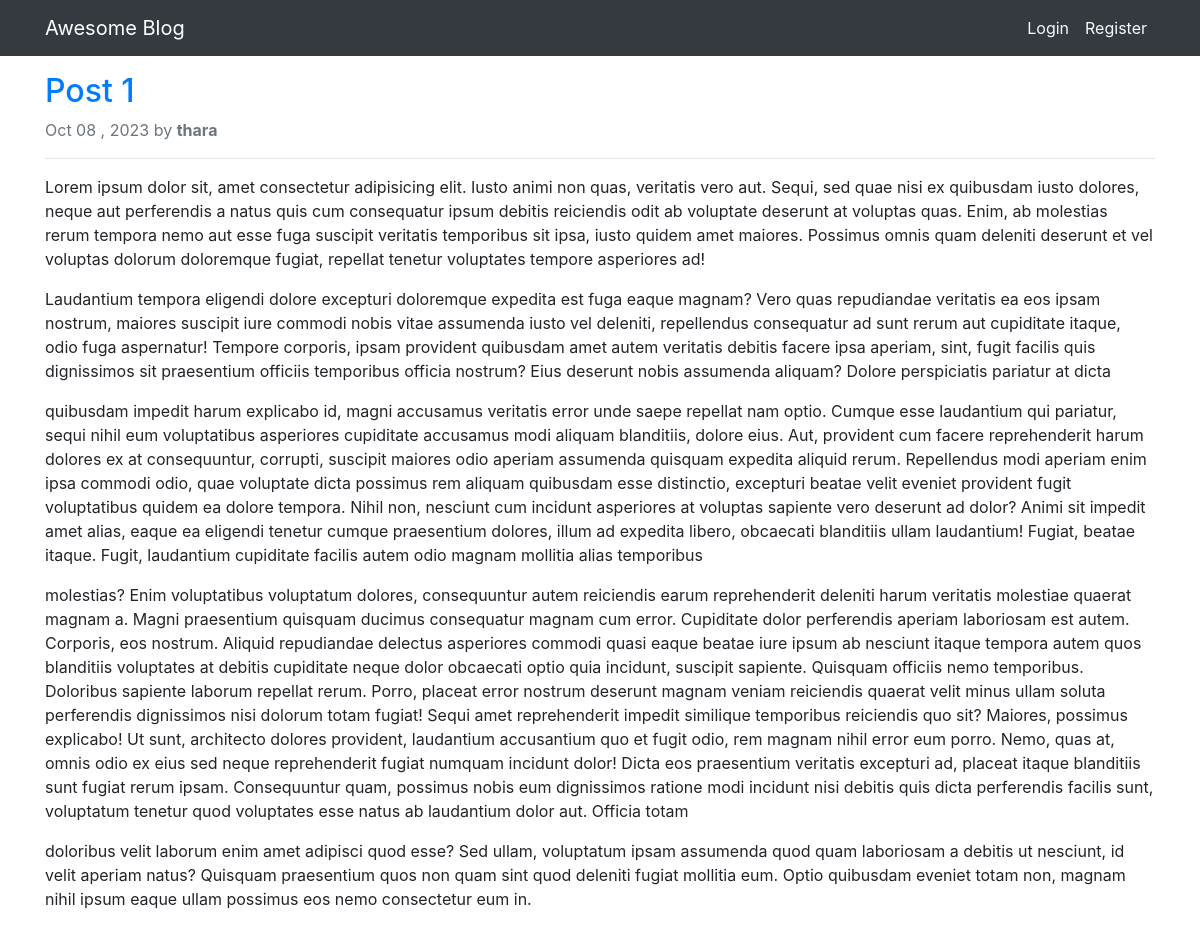
The page /detail_post/4 on the database its author committed.
### blog/models.py (models this page shows, shortened)
class Post(models.Model):
    title = models.CharField(max_length=100)
    content = models.TextField()
    image = models.ImageField(upload_to="blog_images/",blank=True,null=True)
    published_at = models.DateTimeField(auto_now_add=True)
    author = models.ForeignKey(User,on_delete=models.CASCADE)

### blog/views.py (the view)
# urls.py: path('detail_post/<int:id>',views.detail_post,name="post-detail"),
def detail_post(request,id):
    post = Post.objects.get(pk=id)
    context = {
        'post':post
    }
    return render(request, "post_detail.html",context)

### blog/templates/post_detail.html
{% extends "base.html" %}
{% load static %}
{% block content %}
<div class="container mt-3">
    <h2 class="text-title text-primary">{{post.title}}</h2>
    <p class="card-text text-muted">{{post.published_at | date:'M d , Y'}} by <span class="font-weight-bold">{{post.author}}</span> </p>
    <hr>
    <p>{{post.content | safe}}</p>
</div>
{% endblock %}

### rows shown on the page
Post: title "Post 1", published_at "Oct 08 , 2023", author "thara", content "Lorem ipsum dolor sit, amet consectetur adipisicing elit. Iusto animi non quas, veritatis vero aut. Sequi, sed quae nisi ex quibusdam iusto dolores, neque aut perferendis a natus quis cum consequatur ipsum debitis reiciendis odit ab voluptate deserunt at voluptas quas. Enim, ab molestias rerum tempora nemo aut esse fuga suscipit veritatis temporibus sit ipsa, iusto quidem amet maiores. Possimus omnis quam deleniti deserunt et vel voluptas dolorum doloremque fugiat, repellat tenetur voluptates tempore asperiores ad! Laudantium tempora eligendi dolore excepturi doloremque expedita est fuga eaque magnam? Vero quas repudiandae veritatis ea eos ipsam nostrum, maiores suscipit iure commodi nobis…"
